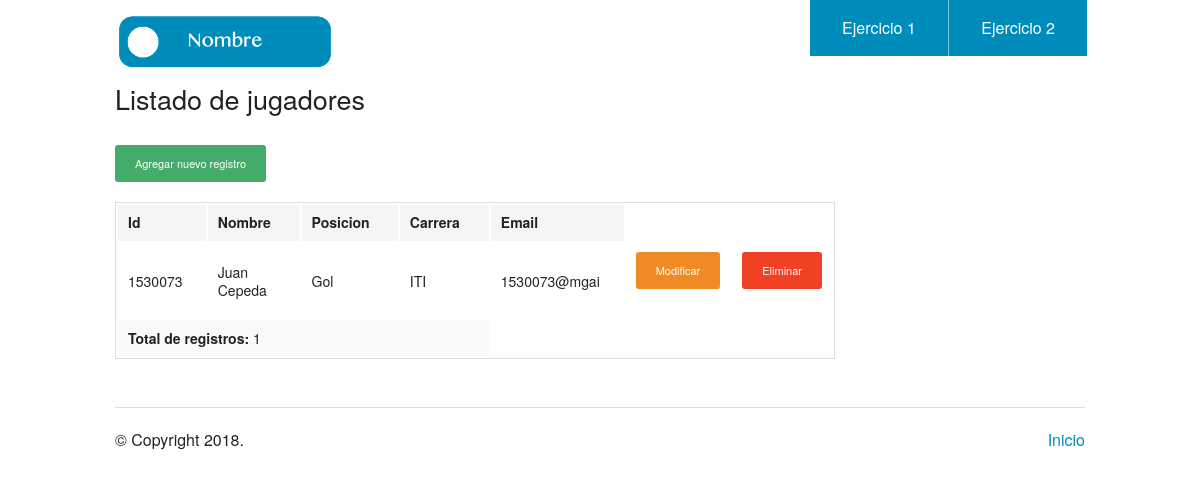
The page /practica05/listado.php?t=1 on the database its author committed.
### tables this page shows
CREATE TABLE `sport_team` (
  `id` varchar(128) NOT NULL,
  `nombre` varchar(128) NOT NULL,
  `posicion` varchar(128) NOT NULL,
  `carrera` varchar(128) NOT NULL,
  `email` varchar(128) NOT NULL,
  `id_type` int(11) NOT NULL
);

### practica05/db/database_utilities.php (called while the page is built, shortened)
<?php
	function getPDO(){
        $host = DB_HOST;
        $dbname = DB_DATABASE;
        $dbOtp = array(PDO::MYSQL_ATTR_INIT_COMMAND => "SET NAMES 'utf8'");
        $pdoObj = new PDO("mysql:host={$host};dbname={$dbname};port=3307", DB_USER, DB_PASSWORD, $dbOtp);
        return $pdoObj;
    }
	function getAll($num){
		$db = getPDO();
		$stmt = $db->prepare("SELECT * FROM sport_team WHERE id_type=:num");
		$stmt->bindParam(':num', $num);
		$stmt->execute();
		if($stmt->rowCount())
			return $stmt;
		return [];
	}
?>

### practica05/listado.php (the view, shortened to what this page needs)
<?php
include_once('db/database_utilities.php');
$t = $_GET["t"];
$user_access = getAll($t);
$total_users = count($user_access);
?>
<!doctype html>
<html class="no-js" lang="en">
  <head>
    <link rel="stylesheet" href="./css/foundation.css" />
  </head>
  <body>
    <?php require_once('header.php'); ?>
    <div class="row">
      <div class="large-9 columns">
        <h3>Listado de jugadores<h3>
        <div class="section-container tabs" data-section>
          <section class="section">
            <div class="content" data-slug="panel1">
              <td><a href="./add.php?t=<?php echo($t) ?>" class="button radius tiny success">Agregar nuevo registro</a></td>
              <?php if($total_users){ ?>
              <table>
                <thead>
                  <tr>
                    <th width="200">Id</th>
                    <th width="250">Nombre</th>
                    <th width="250">Posicion</th>
                    <th width="250">Carrera</th>
                    <th width="250">Email</th>
                  </tr>
                </thead>
                <tbody>
                  <?php foreach( $user_access as $id => $user ){ ?>
                  <tr>
                    <td><?php echo $user['id'] ?></td>
                    <td><?php echo $user['nombre'] ?></td>
                    <td><?php echo $user['posicion'] ?></td>
                    <td><?php echo $user['carrera'] ?></td>
                    <td><?php echo $user['email'] ?></td>
                    <td><a href="./update.php?id=<?php echo($user['id']); ?>&t=<?php echo($t) ?>" class="button radius tiny warning"">Modificar</a></td>
                    <td><a href="./delete.php?id=<?php echo($user['id']); ?>" class="button radius tiny alert" onClick="wait();">Eliminar</a></td>
                  </tr>
                  <?php } ?>
                  <tr>
                    <td colspan="4"><b>Total de registros: </b> <?php echo $total_users; ?></td>
                  </tr>
                </tbody>
              </table>
              <?php }else{ ?>
              No hay registros
              <?php } ?>
            </div>
          </section>
        </div>
      </div>
    </div>
    <?php require_once('footer.php'); ?>

### rows shown on the page
sport_team: id "1530073", nombre "Juan Cepeda", posicion "Gol", carrera "ITI", email "1530073@mgai"

### other values the page prints
$total_users "1"
$hoy->format('Y') "2018"
